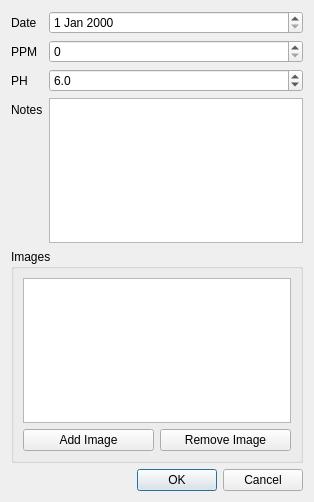
<?xml version="1.0" encoding="UTF-8"?>
<ui version="4.0">
 <class>Entry</class>
 <widget class="QDialog" name="Entry">
  <property name="geometry">
   <rect>
    <x>0</x>
    <y>0</y>
    <width>314</width>
    <height>502</height>
   </rect>
  </property>
  <property name="windowTitle">
   <string>Dialog</string>
  </property>
  <layout class="QVBoxLayout" name="verticalLayout_2">
   <item>
    <layout class="QFormLayout" name="formLayout">
     <property name="fieldGrowthPolicy">
      <enum>QFormLayout::AllNonFixedFieldsGrow</enum>
     </property>
     <item row="1" column="0">
      <widget class="QLabel" name="label">
       <property name="text">
        <string>Date</string>
       </property>
      </widget>
     </item>
     <item row="1" column="1">
      <widget class="QDateEdit" name="dateEdit_date"/>
     </item>
     <item row="2" column="0">
      <widget class="QLabel" name="label_2">
       <property name="text">
        <string>PPM</string>
       </property>
      </widget>
     </item>
     <item row="2" column="1">
      <widget class="QSpinBox" name="spinBox_ppm">
       <property name="maximum">
        <number>3000</number>
       </property>
       <property name="singleStep">
        <number>100</number>
       </property>
      </widget>
     </item>
     <item row="3" column="0">
      <widget class="QLabel" name="label_3">
       <property name="text">
        <string>PH</string>
       </property>
      </widget>
     </item>
     <item row="3" column="1">
      <widget class="QDoubleSpinBox" name="doubleSpinBox_ph">
       <property name="decimals">
        <number>1</number>
       </property>
       <property name="maximum">
        <double>14.000000000000000</double>
       </property>
       <property name="singleStep">
        <double>0.100000000000000</double>
       </property>
       <property name="value">
        <double>6.000000000000000</double>
       </property>
      </widget>
     </item>
     <item row="4" column="0">
      <widget class="QLabel" name="label_7">
       <property name="text">
        <string>Notes</string>
       </property>
      </widget>
     </item>
     <item row="4" column="1">
      <widget class="QPlainTextEdit" name="noteTextEdit"/>
     </item>
    </layout>
   </item>
   <item>
    <widget class="QGroupBox" name="imageGroup">
     <property name="title">
      <string>Images</string>
     </property>
     <layout class="QVBoxLayout" name="verticalLayout">
      <item>
       <widget class="QTableView" name="imageTable"/>
      </item>
      <item>
       <layout class="QHBoxLayout" name="horizontalLayout">
        <item>
         <widget class="QPushButton" name="addImageBtn">
          <property name="text">
           <string>Add Image</string>
          </property>
         </widget>
        </item>
        <item>
         <widget class="QPushButton" name="pushButton_2">
          <property name="text">
           <string>Remove Image</string>
          </property>
         </widget>
        </item>
       </layout>
      </item>
     </layout>
    </widget>
   </item>
   <item>
    <widget class="QDialogButtonBox" name="buttonBox">
     <property name="orientation">
      <enum>Qt::Horizontal</enum>
     </property>
     <property name="standardButtons">
      <set>QDialogButtonBox::Cancel|QDialogButtonBox::Ok</set>
     </property>
    </widget>
   </item>
  </layout>
 </widget>
 <resources/>
 <connections>
  <connection>
   <sender>buttonBox</sender>
   <signal>accepted()</signal>
   <receiver>Entry</receiver>
   <slot>accept()</slot>
   <hints>
    <hint type="sourcelabel">
     <x>248</x>
     <y>254</y>
    </hint>
    <hint type="destinationlabel">
     <x>157</x>
     <y>274</y>
    </hint>
   </hints>
  </connection>
  <connection>
   <sender>buttonBox</sender>
   <signal>rejected()</signal>
   <receiver>Entry</receiver>
   <slot>reject()</slot>
   <hints>
    <hint type="sourcelabel">
     <x>316</x>
     <y>260</y>
    </hint>
    <hint type="destinationlabel">
     <x>286</x>
     <y>274</y>
    </hint>
   </hints>
  </connection>
 </connections>
</ui>
